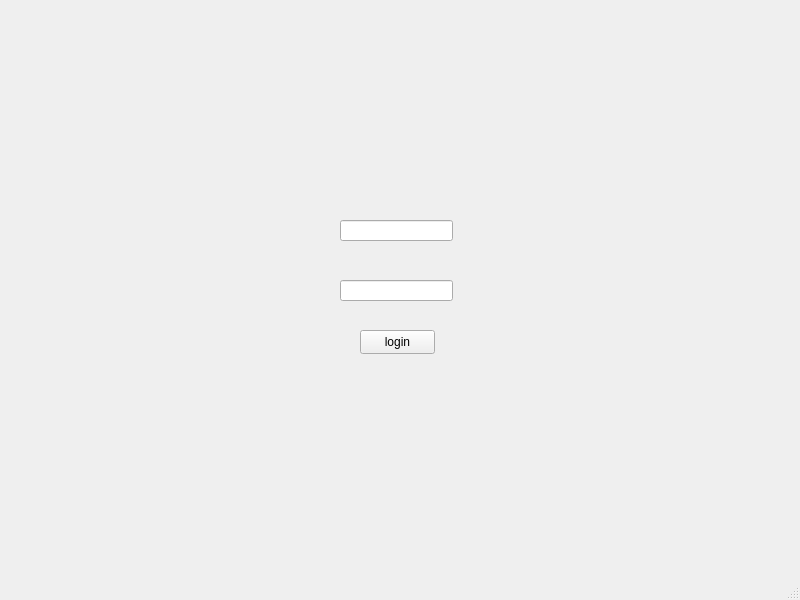
<?xml version="1.0" encoding="UTF-8"?>
<ui version="4.0">
 <class>MainWindow</class>
 <widget class="QMainWindow" name="MainWindow">
  <property name="geometry">
   <rect>
    <x>0</x>
    <y>0</y>
    <width>800</width>
    <height>600</height>
   </rect>
  </property>
  <property name="windowTitle">
   <string>MainWindow</string>
  </property>
  <widget class="QWidget" name="centralwidget">
   <widget class="QPushButton" name="login_button">
    <property name="geometry">
     <rect>
      <x>360</x>
      <y>330</y>
      <width>75</width>
      <height>24</height>
     </rect>
    </property>
    <property name="text">
     <string>login</string>
    </property>
   </widget>
   <widget class="QLineEdit" name="password">
    <property name="geometry">
     <rect>
      <x>340</x>
      <y>280</y>
      <width>113</width>
      <height>21</height>
     </rect>
    </property>
   </widget>
   <widget class="QLineEdit" name="id_button">
    <property name="geometry">
     <rect>
      <x>340</x>
      <y>220</y>
      <width>113</width>
      <height>21</height>
     </rect>
    </property>
   </widget>
  </widget>
  <widget class="QMenuBar" name="menubar">
   <property name="geometry">
    <rect>
     <x>0</x>
     <y>0</y>
     <width>800</width>
     <height>22</height>
    </rect>
   </property>
  </widget>
  <widget class="QStatusBar" name="statusbar"/>
 </widget>
 <resources/>
 <connections/>
</ui>
